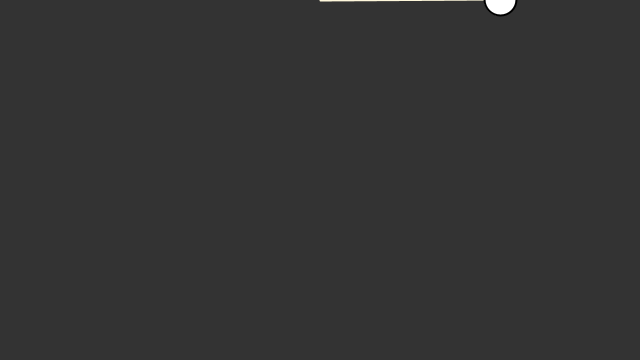
Frame 1 (no input)
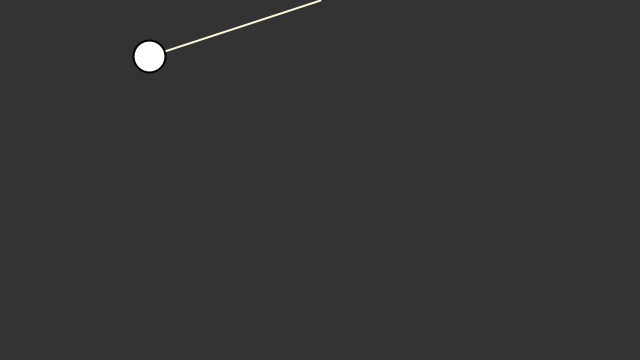
Frame 60 (the mouse pressed at the canvas centre just before this capture)
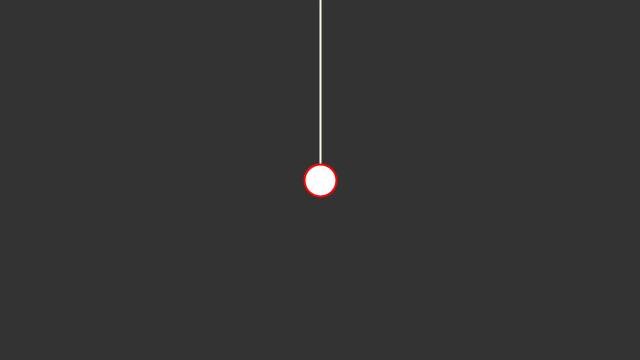
Frame 120 (the mouse held since frame 60 and released just before this capture)

The Processing sketch that drew these frames (run headless with seeded random() and noise(); from frame 60 on, the mouse is pressed at the canvas centre):

// Processing sketch: Pendulum
// ── Pendulum.pde
SinglePendulum pendulum;

void setup()
{
  size(640, 360);
  ellipseMode(RADIUS);
  
  pendulum = new SinglePendulum();  
}

void draw()
{
  background(51);
  
  pendulum.update(); 
  pendulum.show();
  pendulum.click(mouseX, mouseY);
}

// ── SinglePendulum.pde
class SinglePendulum
{
  // CONST
  private final float gravity = 0.2;
  private final float damping = 0.99;// slow pendulum on 1%
  
  // FIELDS
  private PVector origin;
  private PVector bob;
  private float armLength;
  private float bobSize;
  private float bobWeight;
  
  private float angle;
  private float angleVelocity;
  private float angleAcceleration;
  
  private boolean isDragging;
  // CONSTRUCTORS
  SinglePendulum(float armLength, float xPosition, float size)
  {
    this.armLength = armLength;
    origin = new PVector(xPosition, 0);
    bob = new PVector(width/2, armLength);
    bobSize = size;
    bobWeight = bobSize / 4;
    
    angle = HALF_PI;
    angleVelocity = 0;
    angleAcceleration = 0;
    
    isDragging = false;
  }
  SinglePendulum()
  {
    this(height/2, width/2, 16);
  }
  // METHODS
  void update()
  {    
    bob.x = origin.x + armLength * sin(angle);
    bob.y = origin.y + armLength * cos(angle);
    
    if (!isDragging)
    {
      
      angleAcceleration = (-1*gravity*bobWeight / armLength) * sin(angle);
      
      angle += angleVelocity;
      angleVelocity += angleAcceleration;
      
      angleVelocity *= damping;
    }
    else
    {      
      angle = -asin(constrain(origin.x - mouseX, -armLength, armLength)/armLength);
    }
  }
  void show()
  {
    // arm
    stroke(255,248,220);
    strokeWeight(2);
    line(origin.x, origin.y, bob.x, bob.y);
    
    // bob
    if(isDragging) stroke(255, 0, 0);
    else stroke(0);
    ellipse(bob.x, bob.y, bobSize, bobSize);
  }
  void click(float x, float y)
  {
    isDragging = mousePressed && sqrt(pow(x - bob.x, 2) + pow(y - bob.y, 2)) < bobSize;
  }
}
